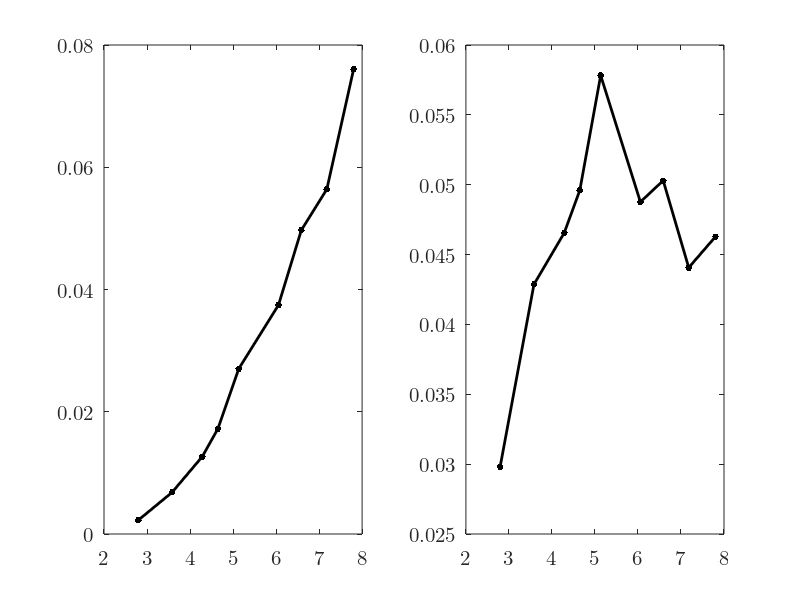

Here is the MATLAB script that generated this plot:
% u =(10:2:26);
% i =[0.065 0.081 0.099 0.117 0.137 0.156 0.177 0.200 0.220];
% v1=[2.795 3.582 4.286 4.648 5.133 6.056 6.587 7.180 7.803];
% r=0.5*103.84*10^(-3);
% s=pi*r*r;
% rho=1.185;
% p0=u.*i
% p1=0.5.*rho.*s.*(v1.^3)
% ita=p1./p0
%
% subplot(1, 2, 1);
% uv=scatter(u, v1, 200, 'k', '.');
% dddd=(0:0.22:1.76)-0.3;
% text(u-dddd, v1+0.12, arrayfun(@(x)sprintf("%.3f", x), v1), 'fontname', 'latin modern math', 'fontsize', 12)
%
% hold on;
% xlim([10, 26])
% xticks(u)
% set(gca, 'FontName', 'Latin Modern Math', 'FontSize', 15);
% xlabel('\fontname{Songti SC}输入电压 \fontname{Latin Modern Math}U/V');
% ylabel('\fontname{Songti SC}风速 \fontname{Latin Modern Math}V_1/(m/s)');
% box on;
% M=[u' ones(9,1)];
% k=M\(v1');
% v1pre=(M*k)';
%
% plot(u, v1pre, '-k', 'LineWidth', 2);
%
% subplot(1, 2, 2);
% plot(v1, ita, '.-k', 'LineWidth', 2, 'MarkerSize', 15);
% set(gca, 'FontName', 'Latin Modern Math', 'FontSize', 15);
% xlabel('\fontname{Songti SC}风速 \fontname{Latin Modern Math}V_1/(m/s)');
% ylabel('\fontname{Songti SC}转换效率 \fontname{Latin Modern Math}\eta');
% dddd=(0:0.22:1.76)-0.3;
% text(v1-0.55, ita, arrayfun(@(x)sprintf("%.3f", x), ita), 'fontname', 'latin modern math', 'fontsize', 12)




% r=(400:200:2000);
% u1=[2.40,3.20,3.85,4.10,4.42,4.67,4.88,5.02,5.25];
% u2=[5.12,6.30,7.20,8.01,8.30,8.71,8.96,9.15,9.20];
% p1=u1.^2./r
% p2=u2.^2./r
%
% plot(r, p1, '.--k', 'LineWidth', 2, 'MarkerSize', 15);
% hold on;
% plot(r, p2, '.-k', 'LineWidth', 2, 'MarkerSize', 15);
% set(gca, 'FontName', 'Latin Modern Math', 'FontSize', 15);
%
% xlim([400, 2000])
% xticks(r)
%
% legend(["\fontname{Songti SC}风机电压 \fontname{Latin Modern Math}16V; \fontname{Songti SC}风速 \fontname{Latin Modern Math}4.648m/s", "\fontname{Songti SC}风机电压 \fontname{Latin Modern Math}24V; \fontname{Songti SC}风速 \fontname{Latin Modern Math}7.180m/s"],...
%     'FontSize', 18);
% xlabel('\fontname{Songti SC}负载电阻 \fontname{Latin Modern Math}R/\Omega');
% ylabel('\fontname{Songti SC}输出功率 \fontname{Latin Modern Math}P/W');
% dddd=(0:13:104)-8;
% text(r-dddd, p1+0.001, arrayfun(@(x)sprintf("%.4f", x), p1), 'fontname', 'latin modern math', 'fontsize', 12)
% text(r-dddd, p2-0.001, arrayfun(@(x)sprintf("%.4f", x), p2), 'fontname', 'latin modern math', 'fontsize', 12);

u=(10:2:26);
u1=[1.50 2.61 3.56 4.15 5.20 6.12 7.05 7.51 8.72];
v1=[2.795 3.582 4.286 4.648 5.133 6.056 6.587 7.180 7.803];
p0=u1.^2./1000
r=0.5*86.20*10^(-3);
s=pi*r*r;
rho=1.185;
p1=0.5.*rho.*s.*(v1.^3)
eta=p0./p1

subplot(1, 2, 1);
plot(v1, p0, '.-k', 'LineWidth', 2, 'MarkerSize', 15);
set(gca, 'FontName', 'Latin Modern Math', 'FontSize', 15);

subplot(1, 2, 2);
plot(v1, eta, '.-k', 'LineWidth', 2, 'MarkerSize', 15);
set(gca, 'FontName', 'Latin Modern Math', 'FontSize', 15);
